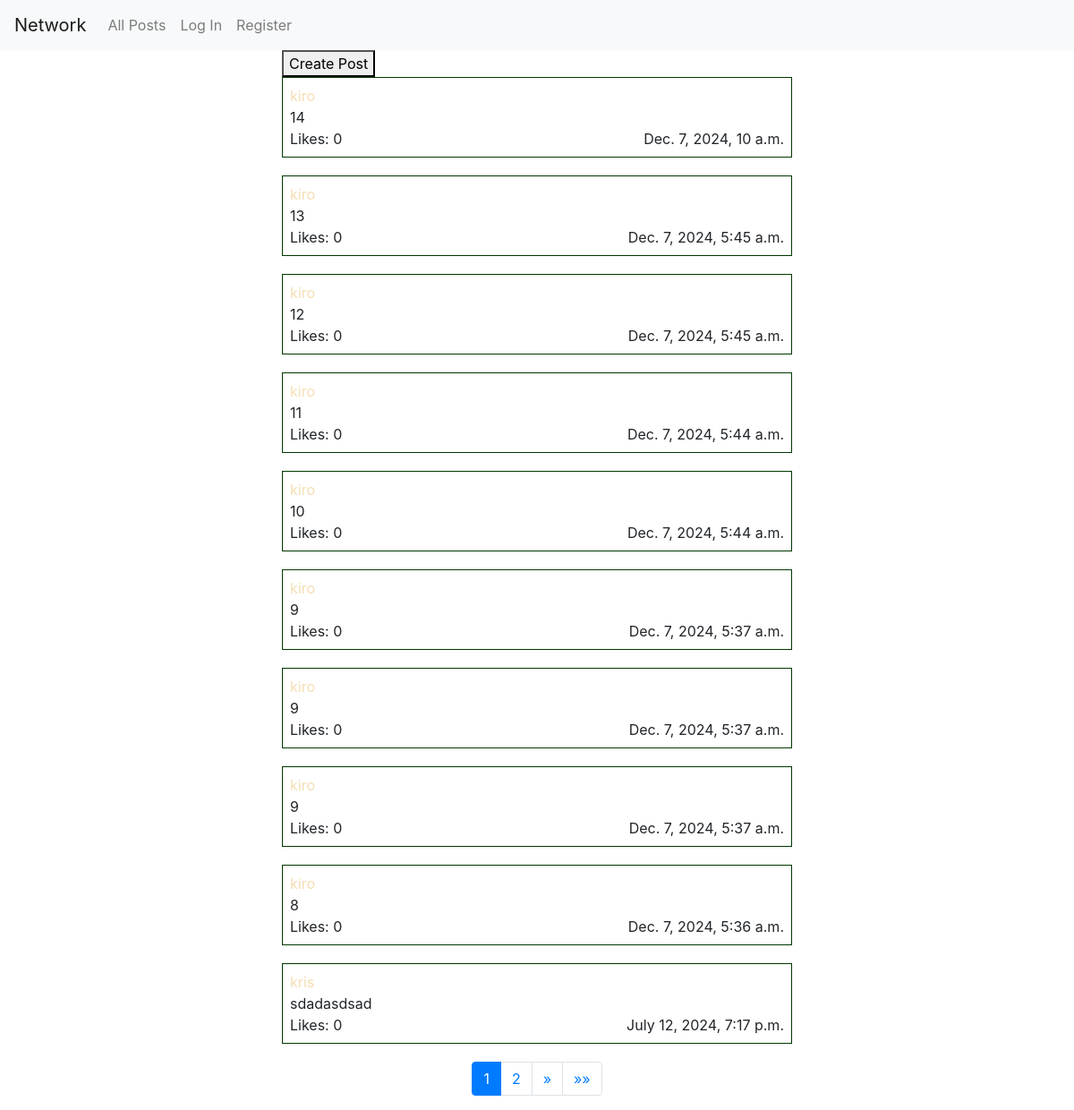
The app's page /, older data.
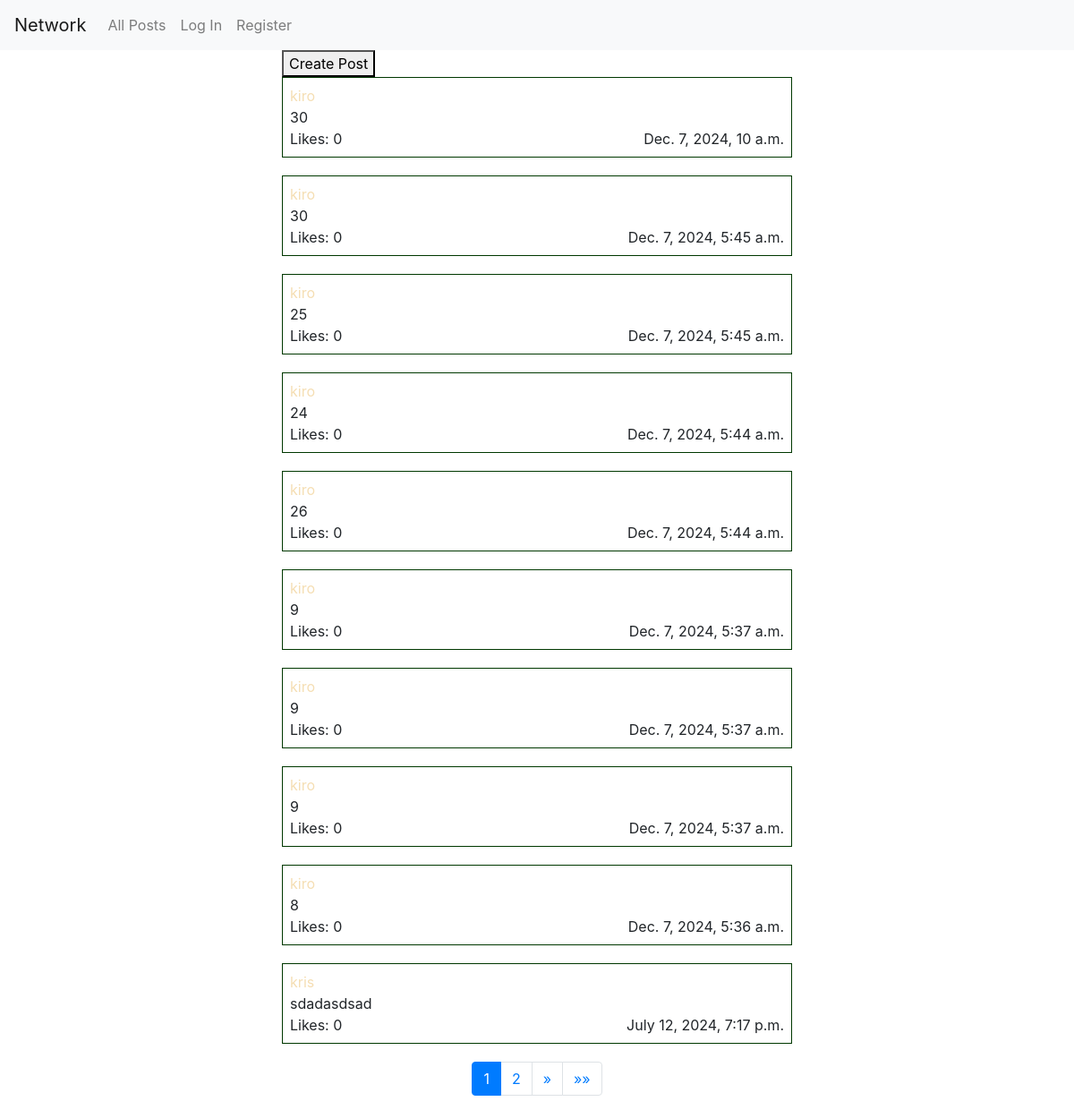
The same page, newer data.
### network/models.py (models this page shows)
class Post(models.Model):
    user = models.ForeignKey(User, on_delete=models.CASCADE, related_name="posts")
    body = models.TextField(max_length=1024)
    created_at = models.DateTimeField(auto_now_add=True)
    likes = models.IntegerField(default=0)

class User(AbstractUser):
    pass

### network/views.py (the view)
# urls.py: path("", views.index, name="index"),
def index(request):
    posts = Post.objects.all().order_by("-created_at")
    paginator = Paginator(posts, 10)
    page_number = request.GET.get('page')
    page_obj = paginator.get_page(page_number)
    return render(request, "network/index.html", {
        "page_obj": page_obj
    })

### network/templates/network/index.html (shortened to what this page needs)
{% extends "network/layout.html" %}
{% load static %}
{% block body %}
<div class="container">
  <button id="open-create-form">Create Post</button>
{% for post in page_obj %}
  <div class="post" data-post-id="{{ post.id }}">
    <a href="{% url 'profile' post.user.id %}">
      <p>{{ post.user }}</p>
    </a>
    <p class="post-body post-body-{{ post.id }}">{{ post.body }}</p>
    <div class="d-flex justify-content-between">
      <span>Likes: {{ post.likes }}</span>
      <span>{{ post.created_at }}</span>
    </div>
  </div>
{% endfor %}
<nav aria-label="Page navigation">
  <ul class="pagination justify-content-center">
    {% for num in page_obj.paginator.page_range %}
    {% if page_obj.number == num %}
    <li class="page-item active"><span class="page-link">{{ num }}</span></li>
    {% elif num > page_obj.number|add:'-3' and num < page_obj.number|add:'3' %}
    <li class="page-item"><a class="page-link" href="?page={{ num }}">{{ num }}</a></li>
    {% endif %}
    {% endfor %}
    {% if page_obj.has_next %}
    <li class="page-item">
      <a class="page-link" href="?page={{ page_obj.next_page_number }}" aria-label="Next">
        <span aria-hidden="true">&raquo;</span>
      </a>
    </li>
    <li class="page-item">
      <a class="page-link" href="?page={{ page_obj.paginator.num_pages }}" aria-label="Last">
        <span aria-hidden="true">&raquo;&raquo;</span>
      </a>
    </li>
    {% endif %}
  </ul>
</nav>
</div>
 {% endblock %}

### network/templates/network/layout.html (shortened to what this page needs)
{% load static %}
<!DOCTYPE html>
<html lang="en">
  <head>
    <link
      rel="stylesheet"
      href="https://stackpath.bootstrapcdn.com/bootstrap/4.4.1/css/bootstrap.min.css"
    />
    <link href="{% static 'network/styles.css' %}" rel="stylesheet" />
  </head>
  <body>
    <nav class="navbar navbar-expand-lg navbar-light bg-light">
      <a class="navbar-brand" href="#">Network</a>
      <div>
        <ul class="navbar-nav mr-auto">
          <li class="nav-item">
            <a class="nav-link" href="{% url 'index' %}">All Posts</a>
          </li>
          {% if request.user.is_authenticated %}
          <li class="nav-item">
            <a class="nav-link" href="{% url 'following' %}">Following</a>
          </li>
          <li class="nav-item">
            <a class="nav-link" href="{% url 'logout' %}">Log Out</a>
          </li>
          {% else %}
          <li class="nav-item">
            <a class="nav-link" href="{% url 'login' %}">Log In</a>
          </li>
          <li class="nav-item">
            <a class="nav-link" href="{% url 'register' %}">Register</a>
          </li>
          {% endif %}
        </ul>
      </div>
    </nav>
    <div class="body">{% block body %} {% endblock %}</div>
  </body>
</html>

### network/static/network/styles.css (style rules this page uses)
p { margin: 0; }
.container { width: 50%; }
a { color: wheat; }
.post { margin-bottom: 20px; padding: 0.5em; border: 1.5px solid rgb(0, 56, 0); }

Row changes from the older to the newer data that the page shows:
changed Post "Dec. 7, 2024, 10 a.m.": body "14" → "30"
changed Post (number 2 of 10 on the later page): body "13" → "30"
changed Post (number 3 of 10 on the later page): body "12" → "25"
changed Post (number 4 of 10 on the later page): body "11" → "24"
changed Post (number 5 of 10 on the later page): body "10" → "26"
